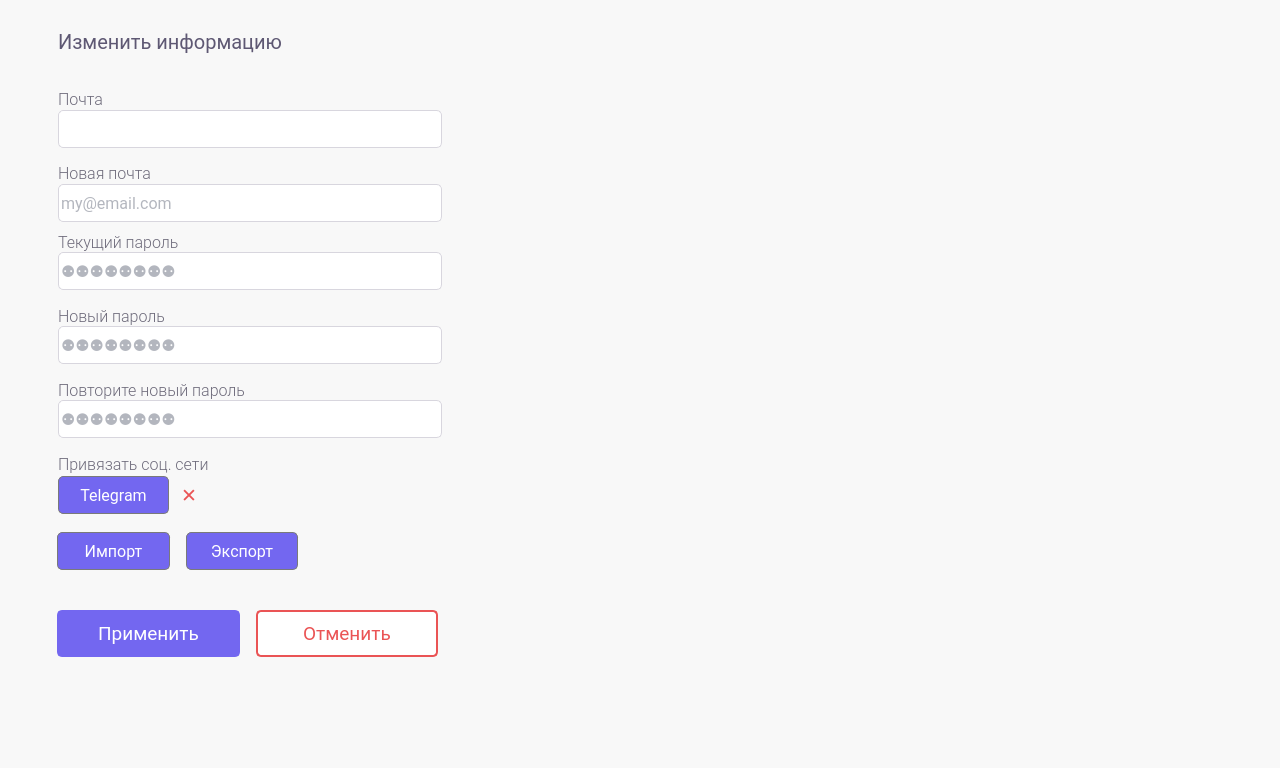
<?xml version="1.0" encoding="UTF-8"?>
<ui version="4.0">
 <class>settings_w_form</class>
 <widget class="QWidget" name="settings_w_form">
  <property name="geometry">
   <rect>
    <x>0</x>
    <y>0</y>
    <width>1280</width>
    <height>768</height>
   </rect>
  </property>
  <property name="windowTitle">
   <string>Settings</string>
  </property>
  <property name="styleSheet">
   <string notr="true">background-color: #F8F8F8;</string>
  </property>
  <widget class="QLineEdit" name="settings_w_lineedit_email">
   <property name="geometry">
    <rect>
     <x>58</x>
     <y>110</y>
     <width>384</width>
     <height>38</height>
    </rect>
   </property>
   <property name="font">
    <font>
     <family>Roboto</family>
     <pointsize>12</pointsize>
    </font>
   </property>
   <property name="styleSheet">
    <string notr="true">QLineEdit { 
color: #676D7D;
background: #FFFFFF;
border: 1px solid #D8D6DE;
border-radius: 5px;
}

QLineEdit:hover {
border: 1px solid rgb(95, 85, 200);
}</string>
   </property>
  </widget>
  <widget class="QLineEdit" name="settings_w_lineedit_oldpass">
   <property name="geometry">
    <rect>
     <x>58</x>
     <y>252</y>
     <width>384</width>
     <height>38</height>
    </rect>
   </property>
   <property name="font">
    <font>
     <family>Roboto</family>
     <pointsize>12</pointsize>
    </font>
   </property>
   <property name="styleSheet">
    <string notr="true">QLineEdit { 
color: #676D7D;
background: #FFFFFF;
border: 1px solid #D8D6DE;
border-radius: 5px;
}

QLineEdit:hover {
border: 1px solid rgb(95, 85, 200);
}</string>
   </property>
   <property name="echoMode">
    <enum>QLineEdit::Password</enum>
   </property>
   <property name="placeholderText">
    <string>⚉⚉⚉⚉⚉⚉⚉⚉</string>
   </property>
  </widget>
  <widget class="QPushButton" name="settings_w_btn_telegram">
   <property name="geometry">
    <rect>
     <x>58</x>
     <y>476</y>
     <width>111</width>
     <height>38</height>
    </rect>
   </property>
   <property name="font">
    <font>
     <family>Roboto</family>
     <pointsize>12</pointsize>
     <weight>50</weight>
     <bold>false</bold>
    </font>
   </property>
   <property name="styleSheet">
    <string notr="true">QPushButton {
	background-color: rgb(115, 103, 240);
	border: 1px solid rgb(122, 122, 122);
	border-radius: 5px;
	color: rgb(255, 255, 255);
	padding-left: 10px;
	padding-right: 10px;
}
QPushButton:hover {
  background-color: rgb(255, 255, 255);
  color: rgb(115, 103, 240);
  border: 1px solid rgb(95, 85, 200);
}</string>
   </property>
   <property name="text">
    <string>Telegram</string>
   </property>
   <property name="icon">
    <iconset>
     <normaloff>img/icons/telegram.png</normaloff>img/icons/telegram.png</iconset>
   </property>
  </widget>
  <widget class="QLabel" name="settings_w_text_oldpass">
   <property name="geometry">
    <rect>
     <x>58</x>
     <y>232</y>
     <width>384</width>
     <height>20</height>
    </rect>
   </property>
   <property name="font">
    <font>
     <family>Roboto Light</family>
     <pointsize>12</pointsize>
    </font>
   </property>
   <property name="styleSheet">
    <string notr="true">color: rgb(110, 107, 123);</string>
   </property>
   <property name="text">
    <string>Текущий пароль</string>
   </property>
  </widget>
  <widget class="QLabel" name="settings_w_text_newpass">
   <property name="geometry">
    <rect>
     <x>58</x>
     <y>306</y>
     <width>384</width>
     <height>20</height>
    </rect>
   </property>
   <property name="font">
    <font>
     <family>Roboto Light</family>
     <pointsize>12</pointsize>
    </font>
   </property>
   <property name="styleSheet">
    <string notr="true">color: rgb(110, 107, 123);</string>
   </property>
   <property name="text">
    <string>Новый пароль</string>
   </property>
  </widget>
  <widget class="QLabel" name="settings_w_text_edit_info">
   <property name="geometry">
    <rect>
     <x>58</x>
     <y>30</y>
     <width>384</width>
     <height>24</height>
    </rect>
   </property>
   <property name="font">
    <font>
     <family>Roboto</family>
     <pointsize>15</pointsize>
    </font>
   </property>
   <property name="styleSheet">
    <string notr="true">color: rgb(94, 88, 115);</string>
   </property>
   <property name="text">
    <string>Изменить информацию</string>
   </property>
  </widget>
  <widget class="QLineEdit" name="settings_w_lineedit_newpass">
   <property name="geometry">
    <rect>
     <x>58</x>
     <y>326</y>
     <width>384</width>
     <height>38</height>
    </rect>
   </property>
   <property name="font">
    <font>
     <family>Roboto</family>
     <pointsize>12</pointsize>
    </font>
   </property>
   <property name="styleSheet">
    <string notr="true">QLineEdit { 
color: #676D7D;
background: #FFFFFF;
border: 1px solid #D8D6DE;
border-radius: 5px;
}

QLineEdit:hover {
border: 1px solid rgb(95, 85, 200);
}</string>
   </property>
   <property name="echoMode">
    <enum>QLineEdit::Password</enum>
   </property>
   <property name="placeholderText">
    <string>⚉⚉⚉⚉⚉⚉⚉⚉</string>
   </property>
  </widget>
  <widget class="QLabel" name="settings_w_text_repnewpass">
   <property name="geometry">
    <rect>
     <x>58</x>
     <y>380</y>
     <width>384</width>
     <height>20</height>
    </rect>
   </property>
   <property name="font">
    <font>
     <family>Roboto Light</family>
     <pointsize>12</pointsize>
    </font>
   </property>
   <property name="styleSheet">
    <string notr="true">color: rgb(110, 107, 123);</string>
   </property>
   <property name="text">
    <string>Повторите новый пароль</string>
   </property>
  </widget>
  <widget class="QLineEdit" name="settings_w_lineedit_repnewpass">
   <property name="geometry">
    <rect>
     <x>58</x>
     <y>400</y>
     <width>384</width>
     <height>38</height>
    </rect>
   </property>
   <property name="font">
    <font>
     <family>Roboto</family>
     <pointsize>12</pointsize>
    </font>
   </property>
   <property name="styleSheet">
    <string notr="true">QLineEdit { 
color: #676D7D;
background: #FFFFFF;
border: 1px solid #D8D6DE;
border-radius: 5px;
}

QLineEdit:hover {
border: 1px solid rgb(95, 85, 200);
}</string>
   </property>
   <property name="echoMode">
    <enum>QLineEdit::Password</enum>
   </property>
   <property name="placeholderText">
    <string>⚉⚉⚉⚉⚉⚉⚉⚉</string>
   </property>
  </widget>
  <widget class="QLabel" name="settings_w_text_internet">
   <property name="geometry">
    <rect>
     <x>58</x>
     <y>454</y>
     <width>384</width>
     <height>20</height>
    </rect>
   </property>
   <property name="font">
    <font>
     <family>Roboto Light</family>
     <pointsize>12</pointsize>
    </font>
   </property>
   <property name="styleSheet">
    <string notr="true">color: rgb(110, 107, 123);</string>
   </property>
   <property name="text">
    <string>Привязать соц. сети</string>
   </property>
  </widget>
  <widget class="QLabel" name="settings_w_text_email">
   <property name="geometry">
    <rect>
     <x>58</x>
     <y>90</y>
     <width>384</width>
     <height>18</height>
    </rect>
   </property>
   <property name="font">
    <font>
     <family>Roboto Light</family>
     <pointsize>12</pointsize>
     <weight>50</weight>
     <italic>false</italic>
     <bold>false</bold>
    </font>
   </property>
   <property name="styleSheet">
    <string notr="true">color: rgb(110, 107, 123);</string>
   </property>
   <property name="text">
    <string>Почта</string>
   </property>
  </widget>
  <widget class="QLabel" name="settings_w_imglbl_img">
   <property name="geometry">
    <rect>
     <x>570</x>
     <y>110</y>
     <width>600</width>
     <height>456</height>
    </rect>
   </property>
   <property name="text">
    <string/>
   </property>
   <property name="pixmap">
    <pixmap>img/comingsoon-white 1.svg</pixmap>
   </property>
   <property name="scaledContents">
    <bool>true</bool>
   </property>
  </widget>
  <widget class="QWidget" name="horizontalLayoutWidget">
   <property name="geometry">
    <rect>
     <x>57</x>
     <y>594</y>
     <width>381</width>
     <height>80</height>
    </rect>
   </property>
   <layout class="QHBoxLayout" name="settings_w_horizontalLayout_btns_apply_cancel">
    <item>
     <widget class="QPushButton" name="settings_w_btn_apply">
      <property name="font">
       <font>
        <family>Roboto</family>
        <pointsize>14</pointsize>
       </font>
      </property>
      <property name="styleSheet">
       <string notr="true">QPushButton {
background-color: #7367F0;
border-radius: 5px;
border: 2px solid #7367F0;
color: rgb(255, 255, 255);
padding-top: 10 px; 
padding-right: 23 px;
padding-left: 23 px;
padding-bottom: 10 px;
text-align: center;
margin-right: 5px;
}
QPushButton:hover {
  background-color: rgb(255, 255, 255); 
  color: rgb(115, 103, 240);
  border: 2px solid rgb(95, 85, 200);
}</string>
      </property>
      <property name="text">
       <string>Применить</string>
      </property>
     </widget>
    </item>
    <item>
     <widget class="QPushButton" name="settings_w_btn_undo">
      <property name="font">
       <font>
        <family>Roboto</family>
        <pointsize>14</pointsize>
       </font>
      </property>
      <property name="styleSheet">
       <string notr="true">QPushButton {
background-color: rgb(255, 255, 255); 
border-radius: 5px;
border: 2px solid rgb(234, 84, 85);
color: rgb(234, 84, 85);
padding-top: 10 px; 
padding-right: 23 px;
padding-left: 23 px;
padding-bottom: 10 px;
text-align: center;
margin-left: 5px;
}
QPushButton:hover {
background-color: rgb(234, 84, 85);
color: rgb(255, 255, 255);
border: 2px solid rgb(234, 84, 85);
}</string>
      </property>
      <property name="text">
       <string>Отменить</string>
      </property>
     </widget>
    </item>
   </layout>
  </widget>
  <widget class="QLabel" name="settings_w_imglbl_telegram_verify">
   <property name="geometry">
    <rect>
     <x>170</x>
     <y>476</y>
     <width>38</width>
     <height>38</height>
    </rect>
   </property>
   <property name="font">
    <font>
     <family>Roboto Light</family>
     <pointsize>18</pointsize>
     <weight>50</weight>
     <bold>false</bold>
    </font>
   </property>
   <property name="styleSheet">
    <string notr="true">color: rgb(40, 199, 111);</string>
   </property>
   <property name="text">
    <string>🗸</string>
   </property>
   <property name="scaledContents">
    <bool>true</bool>
   </property>
   <property name="alignment">
    <set>Qt::AlignCenter</set>
   </property>
  </widget>
  <widget class="QLabel" name="settings_w_imglbl_telegram_noverify">
   <property name="geometry">
    <rect>
     <x>170</x>
     <y>476</y>
     <width>38</width>
     <height>38</height>
    </rect>
   </property>
   <property name="font">
    <font>
     <family>Roboto Light</family>
     <pointsize>14</pointsize>
     <weight>50</weight>
     <bold>false</bold>
    </font>
   </property>
   <property name="styleSheet">
    <string notr="true">color: rgb(234, 84, 85);</string>
   </property>
   <property name="text">
    <string>✕</string>
   </property>
   <property name="scaledContents">
    <bool>true</bool>
   </property>
   <property name="alignment">
    <set>Qt::AlignCenter</set>
   </property>
  </widget>
  <widget class="QWidget" name="horizontalLayoutWidget_2">
   <property name="geometry">
    <rect>
     <x>57</x>
     <y>526</y>
     <width>251</width>
     <height>50</height>
    </rect>
   </property>
   <layout class="QHBoxLayout" name="settings_w_horizontalLayout_btns_imp_exp">
    <item>
     <widget class="QPushButton" name="settings_w_btn_import">
      <property name="maximumSize">
       <size>
        <width>16777215</width>
        <height>38</height>
       </size>
      </property>
      <property name="font">
       <font>
        <family>Roboto</family>
        <pointsize>12</pointsize>
       </font>
      </property>
      <property name="styleSheet">
       <string notr="true">QPushButton {
background-color: rgb(115, 103, 240);
border: 1px solid rgb(122, 122, 122);
border-radius: 5px;
color: rgb(255, 255, 255);
padding-top: 5 px; 
padding-right: 23 px;
padding-left: 23 px;
padding-bottom: 5 px;
margin-right: 10px;
}
QPushButton:hover {
  background-color: rgb(255, 255, 255); 
  color: rgb(115, 103, 240);
  border: 1px solid rgb(95, 85, 200);
}</string>
      </property>
      <property name="text">
       <string>Импорт</string>
      </property>
     </widget>
    </item>
    <item>
     <widget class="QPushButton" name="settings_w_btn_export">
      <property name="maximumSize">
       <size>
        <width>16777215</width>
        <height>38</height>
       </size>
      </property>
      <property name="font">
       <font>
        <family>Roboto</family>
        <pointsize>12</pointsize>
       </font>
      </property>
      <property name="styleSheet">
       <string notr="true">QPushButton {
background-color: rgb(115, 103, 240);
border: 1px solid rgb(122, 122, 122);
border-radius: 5px;
color: rgb(255, 255, 255);
padding-top: 5 px; 
padding-right: 23 px;
padding-left: 23 px;
padding-bottom: 5 px;
margin-right: 10px;
}
QPushButton:hover {
background-color: rgb(255, 255, 255); 
color: rgb(115, 103, 240);
border: 1px solid rgb(95, 85, 200);
}</string>
      </property>
      <property name="text">
       <string>Экспорт</string>
      </property>
     </widget>
    </item>
   </layout>
  </widget>
  <widget class="QLineEdit" name="settings_w_lineedit_email_new">
   <property name="geometry">
    <rect>
     <x>58</x>
     <y>184</y>
     <width>384</width>
     <height>38</height>
    </rect>
   </property>
   <property name="font">
    <font>
     <family>Roboto</family>
     <pointsize>12</pointsize>
    </font>
   </property>
   <property name="layoutDirection">
    <enum>Qt::LeftToRight</enum>
   </property>
   <property name="styleSheet">
    <string notr="true">QLineEdit { 
color: #676D7D;
background: #FFFFFF;
border: 1px solid #D8D6DE;
border-radius: 5px;
}

QLineEdit:hover {
border: 1px solid rgb(95, 85, 200);
}</string>
   </property>
   <property name="placeholderText">
    <string>my@email.com</string>
   </property>
  </widget>
  <widget class="QLabel" name="settings_w_text_email_2">
   <property name="geometry">
    <rect>
     <x>58</x>
     <y>164</y>
     <width>384</width>
     <height>18</height>
    </rect>
   </property>
   <property name="font">
    <font>
     <family>Roboto Light</family>
     <pointsize>12</pointsize>
     <weight>50</weight>
     <italic>false</italic>
     <bold>false</bold>
    </font>
   </property>
   <property name="styleSheet">
    <string notr="true">color: rgb(110, 107, 123);</string>
   </property>
   <property name="text">
    <string>Новая почта</string>
   </property>
  </widget>
  <zorder>settings_w_imglbl_telegram_verify</zorder>
  <zorder>settings_w_imglbl_telegram_noverify</zorder>
  <zorder>settings_w_lineedit_email</zorder>
  <zorder>settings_w_lineedit_oldpass</zorder>
  <zorder>settings_w_btn_telegram</zorder>
  <zorder>settings_w_text_oldpass</zorder>
  <zorder>settings_w_text_newpass</zorder>
  <zorder>settings_w_text_edit_info</zorder>
  <zorder>settings_w_lineedit_newpass</zorder>
  <zorder>settings_w_text_repnewpass</zorder>
  <zorder>settings_w_lineedit_repnewpass</zorder>
  <zorder>settings_w_text_internet</zorder>
  <zorder>settings_w_text_email</zorder>
  <zorder>settings_w_imglbl_img</zorder>
  <zorder>horizontalLayoutWidget</zorder>
  <zorder>horizontalLayoutWidget_2</zorder>
  <zorder>settings_w_lineedit_email_new</zorder>
  <zorder>settings_w_text_email_2</zorder>
 </widget>
 <resources/>
 <connections/>
</ui>
